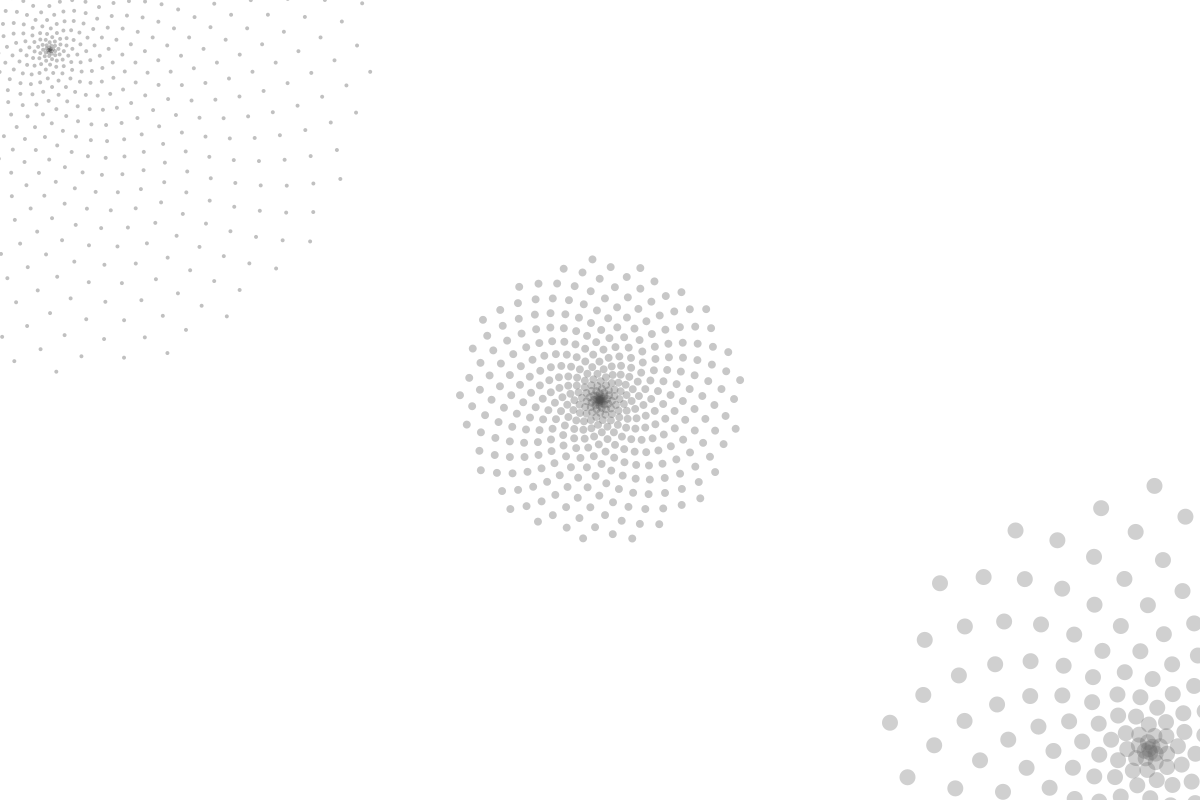
Frame 1 (no input)
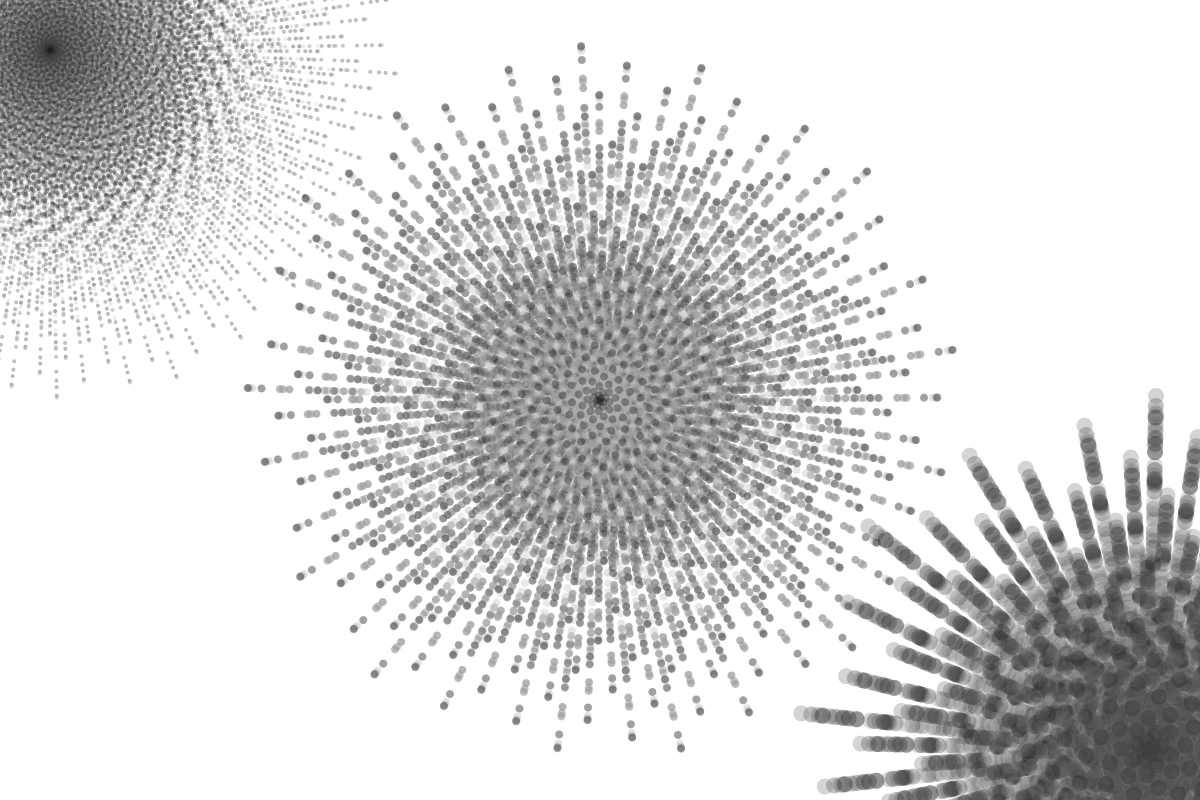
Frame 60 (the mouse pressed at the canvas centre just before this capture)
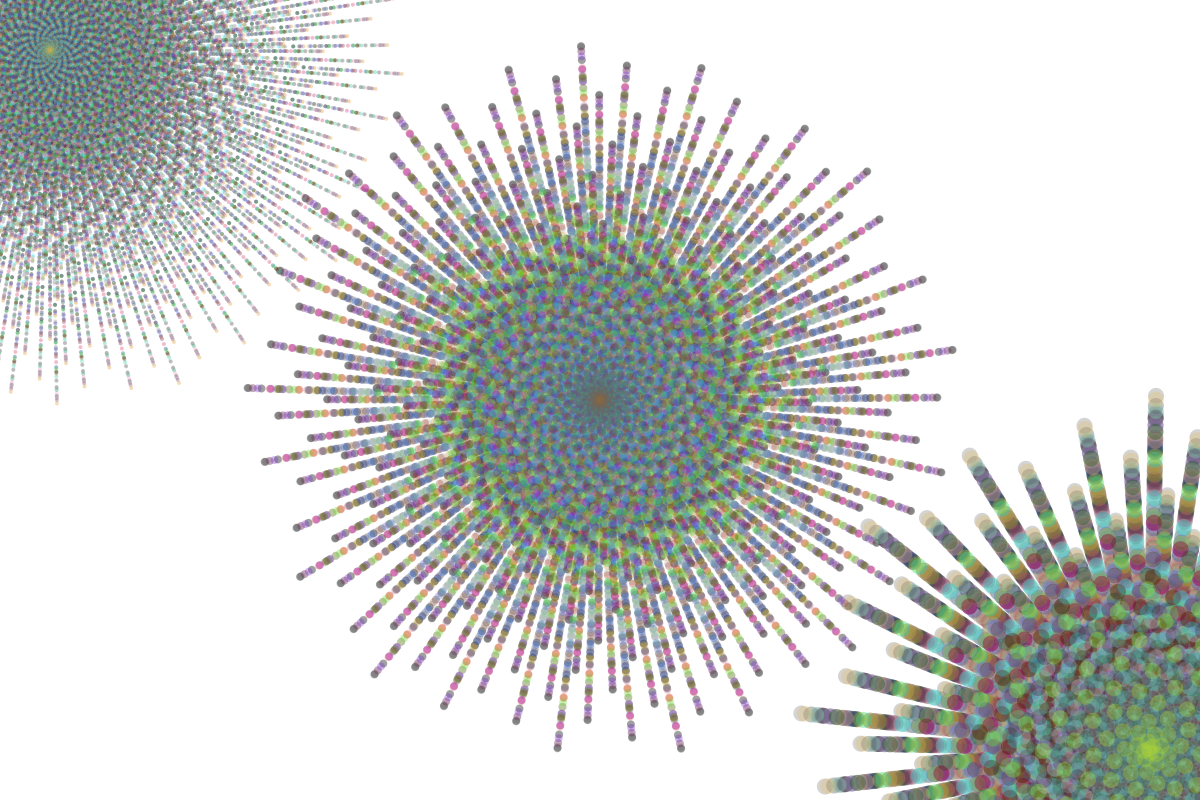
Frame 120 (the mouse held since frame 60 and released just before this capture)

The Processing sketch that drew these frames (run headless with seeded random() and noise(); from frame 60 on, the mouse is pressed at the canvas centre):

// Processing sketch: processing_81290
// ── processing_81290.pde

/*
Program Title: A2-2
 Program Description:Write a procedure for drawing a simple character with at least two different parameters and use your
 procedure at least three times with different values of its parameters.
 By Jillian Warren, September 28, 2012
 Comments: IAT 800 - Assignment 2 
 
 
 **Inspiration from: http://krazydad.com/tutorials/circles_js/
 */




//***Global variables
float goldenRatio = (sqrt(5)+1)/2 - 1;  // golden ratio
float goldenAngle = goldenRatio * TWO_PI;  // golden angle
float largeRadius;
float ratio;
float sinCosAngle;
float xCenter;
float yCenter;
float spiralRadius;



//***to be executed once
void setup () {
  size (1200, 800);
  background (255); // white
  smooth();
  frameRate (5);
  ellipseMode (RADIUS);
  fill (0);
}//end setup



//*** procedure to draw spiral characters. Arguements: numberofCircles used for # of circles that makes up spiral, circle size dictates
// size of circles that make up spiral, xPos and yPos are used in determination of location of circles and therefore overall spiral
void drawSpirals (int numberOfCircles, int circleSize, int xPos, int yPos) {

  //initialize
  largeRadius = width * random (.10, .30); // used for radius of the whole spiral

  //create circles spiraling outward to create full spiral
  for (int i = 1; i <= numberOfCircles; ++i) {

    ratio = i/ (float) numberOfCircles;

    sinCosAngle = i*goldenAngle;

    spiralRadius = ratio * largeRadius;

    xCenter = xPos + cos(sinCosAngle) * spiralRadius;
    yCenter = yPos + sin(sinCosAngle) * spiralRadius;

    ellipse (xCenter, yCenter, circleSize, circleSize);
  }//end for
}//end drawSpirals




//**create method to change color
void changeColor () {
  noStroke();

  //local variable
  int r = (int) random (255);
  int g = (int) random (255);  
  int b = (int) random (255);
  int grayScale = (int) random (0, 230);
  int opacity = 80;

  //if mouse pressed switch to color fill, otherwise fill gray scale
  if (mousePressed) {
    fill (r, g, b, opacity);
  }//end if
  else {
    fill (grayScale, opacity);
  }//end else
}//end changeColor





//***Draw three different spirals
void draw () {

  //if key is pressed, wipe clean the background
  if (keyPressed) {
    background (255);
  }//end if

  //top left
  changeColor ();
  drawSpirals (800, 2, 50, 50);

  //middle
  changeColor();
  drawSpirals (400, 4, width/2, height/2);

  //bottom right
  changeColor();
  drawSpirals (200, 8, width-50, height-50);

  //delay (100);
}//end draw
